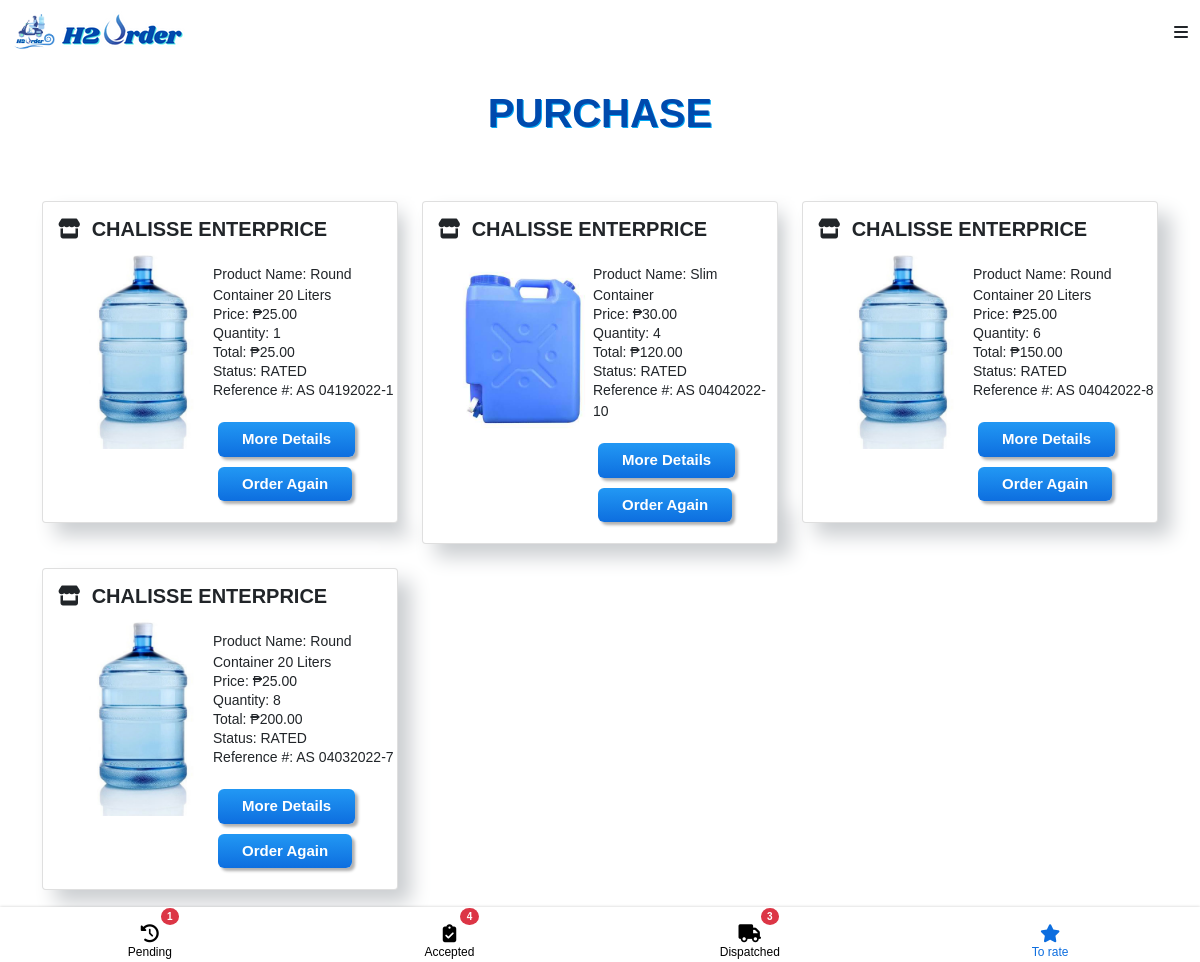
The app's page /customer/received_orders.php (signed in), older data.
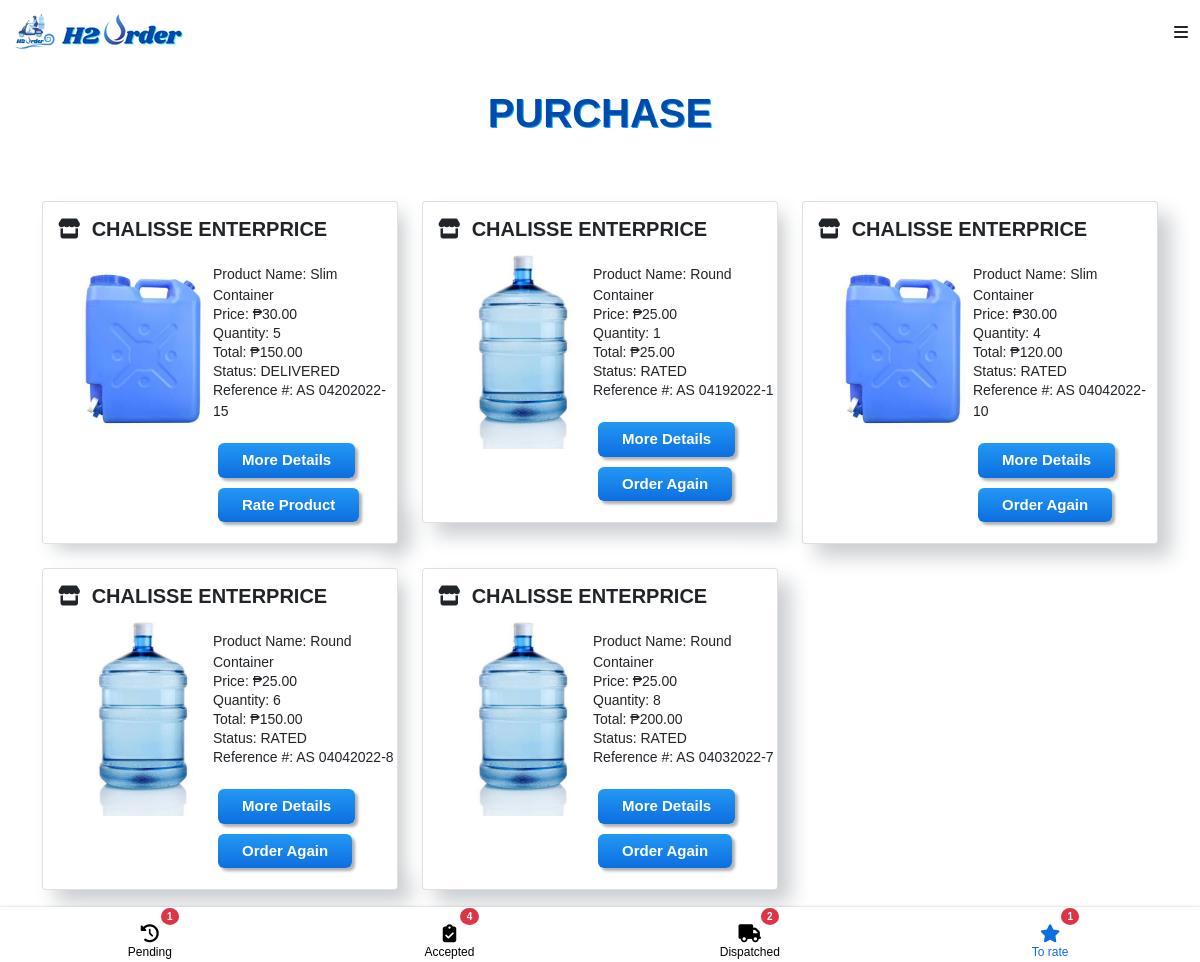
The same page, newer data.
### tables this page shows
CREATE TABLE `orderlist` (
  `order_id` int(11) NOT NULL,
  `product_id` int(11) NOT NULL,
  `customer_id` int(11) NOT NULL,
  `merchant_id` int(11) NOT NULL,
  `deliveryman_id` int(11) DEFAULT NULL,
  `status` text NOT NULL,
  `quantity` text NOT NULL,
  `total` int(11) NOT NULL,
  `type` text,
  `photo` text,
  `receipt` varchar(255) NOT NULL,
  `receipt_status` varchar(255) NOT NULL,
  `date` timestamp NOT NULL DEFAULT CURRENT_TIMESTAMP
);

CREATE TABLE `merchant` (
  `merchant_id` int(11) NOT NULL,
  `username` varchar(255) NOT NULL,
  `password` varchar(255) NOT NULL,
  `business_name` varchar(255) NOT NULL,
  `owner` varchar(255) NOT NULL,
  `address` varchar(255) NOT NULL,
  `barangay` varchar(255) NOT NULL,
  `email` varchar(255) NOT NULL,
  `contact_number` varchar(255) NOT NULL,
  `image` varchar(255) NOT NULL,
  `latitude` varchar(255) NOT NULL,
  `longitude` varchar(255) NOT NULL,
  `opening` time NOT NULL,
  `closing` time NOT NULL,
  `status` varchar(255) NOT NULL
);

CREATE TABLE `product` (
  `product_id` int(11) NOT NULL,
  `merchant_id` int(11) NOT NULL,
  `product_name` varchar(255) NOT NULL,
  `product_type` varchar(255) NOT NULL,
  `volume` varchar(255) NOT NULL,
  `price` int(11) NOT NULL,
  `image` varchar(255) NOT NULL,
  `description` varchar(255) NOT NULL
);

### customer/received_orders.php (the view, shortened to what the changed rows need)
<?php
require '../connection.php';
?>
<!DOCTYPE html>
<html>
    <head>
        <link href="https://cdn.jsdelivr.net/npm/bootstrap@5.0.2/dist/css/bootstrap.min.css" rel="stylesheet">
    </head>
    <body  >
      <?php include 'navbar.php' ?>
<section >
  <div class="container py-5">
   <?php
        $q_d = $conn->query("SELECT COUNT(*) as total FROM `orderlist` WHERE orderlist.status = 'dispatched' && orderlist.customer_id = '".$_SESSION['customer_id']."'") or die(mysqli_error());
        $f_d = $q_d->fetch_array();
          $q_r = $conn->query("SELECT COUNT(*) as total FROM `orderlist` WHERE orderlist.status = 'delivered' && orderlist.customer_id = '".$_SESSION['customer_id']."'") or die(mysqli_error());
        $f_r = $q_r->fetch_array();
      ?>
    <div class="row">
 <?php
      $queryy = $conn->query("SELECT product.product_id,product.image,product.product_name,product.product_type,
      product.price, product.merchant_id, orderlist.order_id, orderlist.quantity, orderlist.total ,orderlist.status, orderlist.type,
      orderlist.date, customer.firstname, customer.lastname, customer.customer_id, merchant.business_name,merchant.merchant_id
      FROM orderlist
      RIGHT JOIN product ON orderlist.product_id = product.product_id
      RIGHT JOIN customer ON orderlist.customer_id = customer.customer_id
      RIGHT JOIN merchant ON orderlist.merchant_id = merchant.merchant_id
      WHERE orderlist.status = 'rated'  && orderlist.customer_id = '".$_SESSION['customer_id']."'
         || orderlist.status = 'delivered' && orderlist.customer_id = '".$_SESSION['customer_id']."'
      ORDER BY orderlist.date DESC
  ") or die(mysqli_error());
      while($fetch = $queryy->fetch_array()){
?>
      <div class="col-md-12 col-lg-4 mb-4 mb-lg-0">
        <div class="card">
           <h5 style="font-weight: 550;margin-top: 15px; margin-left: 15px" >
            <i class="fas fa-store" style=""></i>
              &nbsp<?php echo $fetch['business_name']?>
            </h5>
          <img src = "../photo/<?php echo $fetch['image']?>" style="width: 200px;height: 200px; margin-bottom: 5px;" />
             <div>
                <table>
                  <tr>
                  <td valign="top" style="padding-left:20px;">
                    <div style=" margin-top:-200px; margin-left: 150px;">
                      <p style="font-size:14px;margin-top:10px;">Product Name: <?php echo $fetch['product_name']?><p>
                      <p style="font-size:14px;margin-top:-18px;">Price:  &#8369;<?php echo $fetch['price']?>.00<p>
                      <p style="font-size:14px;margin-top:-18px;">Quantity: <?php echo $fetch['quantity']?><p>
                     <p style="font-size:14px;margin-top:-18px;">Total: &#8369;<?php echo $fetch['quantity']* $fetch['price']?>.00<p>
                      <p style="font-size:14px;margin-top:-18px;">Status:  <?php echo  strtoupper($fetch['status'])?><p>
                      <p style="font-size:14px;margin-top:-18px;">Reference #: AS <?php echo date("mdY-", strtotime($fetch['date']))?><?php echo $fetch['order_id']?> <p>
                    <?php if ($fetch['status']=='delivered') {
                      echo ' <a href="received_order_details.php?order_id='.$fetch['order_id'].' " class="myButton" style="color:white;margin:5px;">More Details</a>';
                       echo '<a href=rate_product.php?order_id='.$fetch['order_id'].' " class="myButton" style="color:white;margin:5px;">Rate Product</a>' ;
                    }else if ($fetch['status']=='rated'){
                           echo ' <a href="received_order_details.php?order_id= '.$fetch['order_id'].' " class="myButton" style="color:white;margin:5px;">More Details</a>';
                            echo '<a href=product_view.php?product_id='.$fetch['product_id'].' " class="myButton" style="color:white;margin:5px;">Order Again</a>' ;
                    }
                     ?>
                    </div>
                 </td>
                </tr>
              </table>
          </div>
        </div><br>
      </div>
<?php
    }
  ?>
        </div>
      </div>
      <nav class="nav">
 <?php if ($f_d['total']!=0) {
         echo ' <a href="dispatched_order.php" class="nav__link">
               <span class="badge bg-danger" style="margin-left: 40px;">'.$f_d['total'].'</span>
                <i class="fas fa-truck" style="font-size: 18px"></i>
                <span class="nav__text">Dispatched</span>
              </a>';
      }else{
          echo '<a href="dispatched_order.php" class="nav__link">
                 <span class="badge " style="margin-left: 40px;color:white;background-color:white">0</span>
                <i class="fas fa-truck" style="font-size: 18px"></i>
                <span class="nav__text">Dispatched</span>
              </a>';
      }
 ?>
 <?php if ($f_r['total']!=0) {
         echo ' <a href="received_orders.php" class="nav__link  nav__link--active">
                <span class="badge bg-danger" style="margin-left: 40px;">'.$f_r['total'].'</span>
                <i class="fas fa-star" style="font-size: 18px"></i>
                <span class="nav__text">To rate</span>
              </a>';
      }else{
          echo ' <a href="received_orders.php" class="nav__link  nav__link--active">
                 <span class="badge" style="margin-left: 40px; color:white;background-color:white">0</span>
                <i class="fas fa-star" style="font-size: 18px"></i>
                <span class="nav__text">To rate</span>
              </a>';
      }
 ?>
</nav>
</section>
    </body>
</html>

Row changes from the older to the newer data that the page shows:
now on this page (row edited): orderlist: merchant.business_name "CHALISSE ENTERPRICE", product.image (picture), product.product_name "Slim Container", product.price "30", quantity "5", $fetch['quantity']*$fetch['price'] "150", status "DELIVERED", date "04202022-", order_id "15"
changed through a linked row, orderlist id 1: product.product_name "Round Container 20 Liters" → "Round Container"
changed through a linked row, orderlist id 8: product.product_name "Round Container 20 Liters" → "Round Container"
changed through a linked row, orderlist id 7: product.product_name "Round Container 20 Liters" → "Round Container"
Text that changed along with them:
$f_d['total']: "3" → "2"
$f_r['total']: (not shown) → "1"
